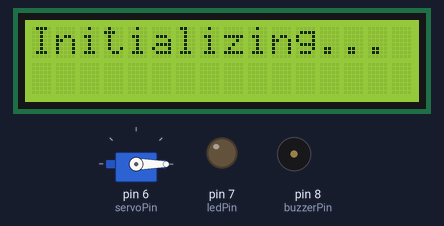
Bench run of a sketch on a simulated Arduino Uno, built with avr-gcc and run on an emulated ATmega328P. On the bench: servo, 16×2 character LCD, output pins drawn as LEDs (lit = HIGH), buzzer (waves = sounding, pin HIGH). The local clock reads 2024-03-15 10:24:30 at power-on unless the sketch sets it.

Above: at 0.1 s.
At 2.1 s:
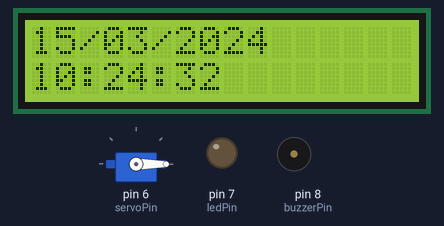
At 13.4 s:
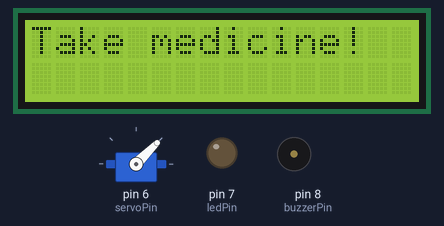
At 18.1 s:
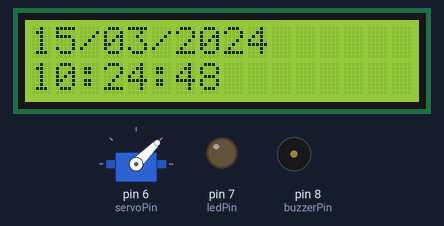
At 23.4 s:
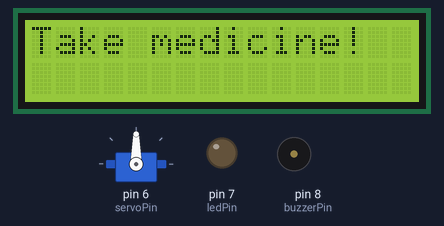
At 33.4 s:
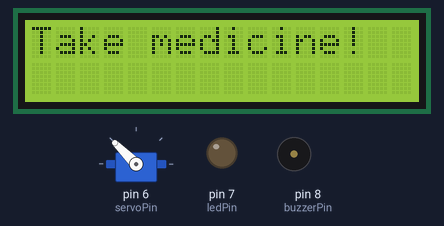
Timing chart, 0 to 34.9 s (numbered marks = the images above):
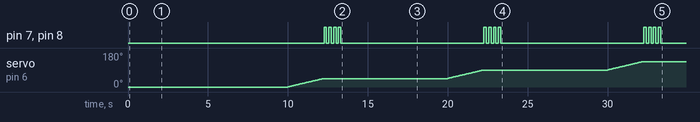

Measured:
- by itself, pin 7 (ledPin), pin 8 (buzzerPin): repeats every 10.0 s: 3 × (LOW 0.15 s, HIGH 0.15 s), LOW 9.0 s, HIGH 0.15 s
- by itself, servo on pin 6 (servoPin): moves from 0° to 135° over 22.2 s
- what the display in image 1 shows lasts 0.9 s, from 2.1 s to 3.0 s

The sketch:

pill_dispenser_demonstration.ino
```cpp
#include <Servo.h>
#include <LiquidCrystal.h>
#include <RTClib.h>

// Servo object
Servo servo;

// Pin constants
const int servoPin = 6;
const int ledPin = 7;
const int buzzerPin = 8;

// Servo variables
int angle = 0;
const int angleIncrement = 45; // Adjust for different compartments
const int movementDelay = 50;

// LCD pins
const int rs = 12, en = 11, d4 = 5, d5 = 4, d6 = 3, d7 = 2;
LiquidCrystal lcd(rs, en, d4, d5, d6, d7);

// RTC object
RTC_DS3231 rtc;

// Time variables
int year, month, day, hour, minutes, seconds;

void setup() {
  pinMode(ledPin, OUTPUT);
  pinMode(buzzerPin, OUTPUT);

  digitalWrite(ledPin, LOW);
  digitalWrite(buzzerPin, LOW);

  servo.attach(servoPin);
  servo.write(angle);

  lcd.begin(16, 2);
  lcd.print("Initializing...");
  delay(2000);
  lcd.clear();
}

void loop() {
  updateLCD();

  // Perform an action every 10 seconds
  if (seconds % 10 == 0) {
    rotateServo();
    flashLED(4, 150); // Flash LED and buzzer
  }
}

void rotateServo() {
  int newAngle = angle + angleIncrement;
  if (newAngle > 180) {
    newAngle = 0; // Reset to 0 if angle exceeds 180
  }

  // Smoothly move the servo to the new angle
  while (angle != newAngle) {
    angle += (newAngle > angle) ? 1 : -1;
    servo.write(angle);
    delay(movementDelay);
  }
}

void flashLED(int numFlashes, int flashDelay) {
  lcd.clear();
  lcd.setCursor(0, 0);
  lcd.print("Take medicine!");

  for (int i = 0; i < numFlashes; i++) {
    digitalWrite(ledPin, HIGH);
    digitalWrite(buzzerPin, HIGH);
    delay(flashDelay);
    digitalWrite(ledPin, LOW);
    digitalWrite(buzzerPin, LOW);
    delay(flashDelay);
  }

  delay(2500); // Non-blocking delay can replace this
  lcd.clear();
}

void updateLCD() {
  DateTime now = rtc.now();

  year = now.year();
  month = now.month();
  day = now.day();
  hour = now.hour();
  minutes = now.minute();
  seconds = now.second();

  // Update LCD only if time changes
  static int lastSecond = -1;
  if (seconds != lastSecond) {
    lastSecond = seconds;

    lcd.setCursor(0, 0);
    if (day < 10) lcd.print("0");
    lcd.print(day);
    lcd.print("/");
    if (month < 10) lcd.print("0");
    lcd.print(month);
    lcd.print("/");
    lcd.print(year);

    lcd.setCursor(0, 1);
    if (hour < 10) lcd.print("0");
    lcd.print(hour);
    lcd.print(":");
    if (minutes < 10) lcd.print("0");
    lcd.print(minutes);
    lcd.print(":");
    if (seconds < 10) lcd.print("0");
    lcd.print(seconds);
  }
}
```
